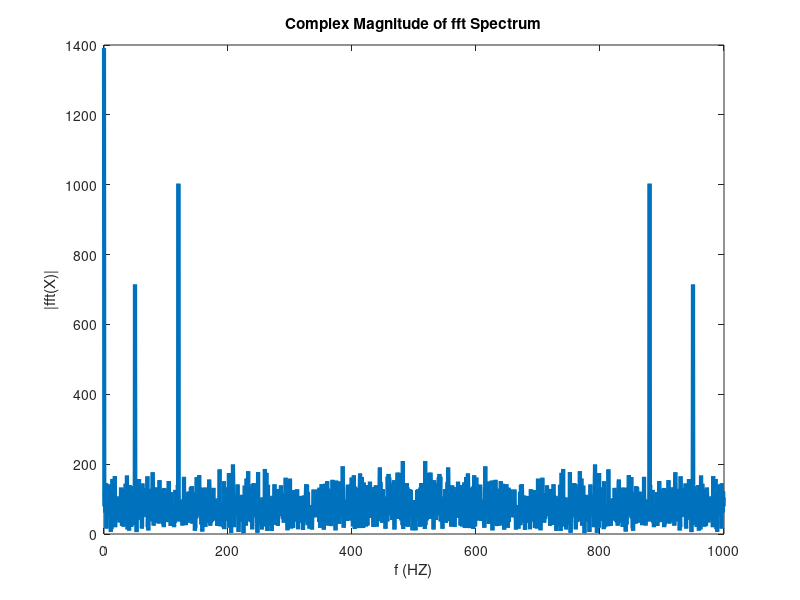

The MATLAB source for this figure:
Fs = 1000;   %Sampling frequency
T = 1/Fs;    %Sampling peroid
L = 2000;     %Length of signal
t = (0:L-1)*T;  %Time vector
S = 0.8 + 0.8*sin(2*pi*50*t) + sin(2*pi*120*t);
X = S + 2*randn(size(t));
plot(1000*t,X)
title("Signal Corrupted with Zero-Mean Random Noise")
xlabel("t (milliseconds)")
ylabel("X(t)")

xlim([10, 1510])
ylim([-5.8 8.2])

Y = fft(X);
plot(Fs/L*(0:L-1),abs(Y),"LineWidth",3)
title("Complex Magnitude of fft Spectrum")
xlabel("f (HZ)")
ylabel("|fft(X)|")